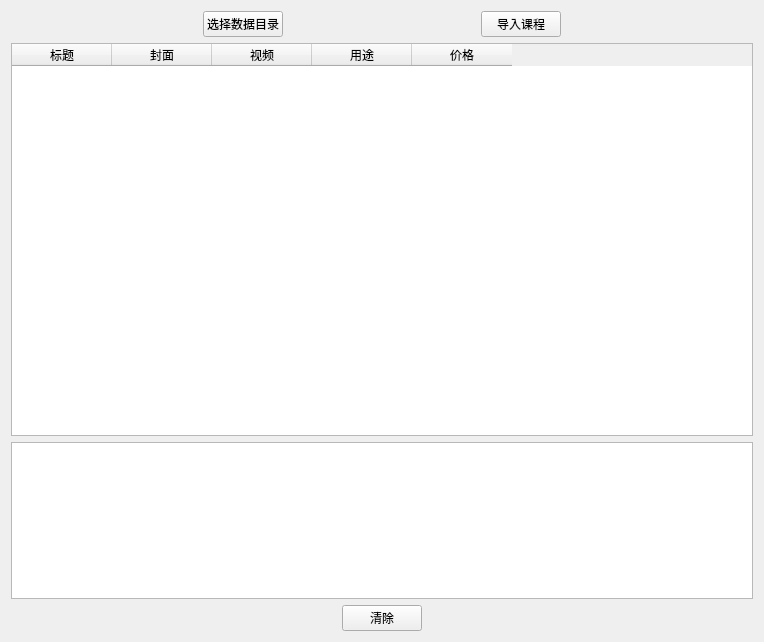
<?xml version="1.0" encoding="UTF-8"?>
<ui version="4.0">
 <class>Form</class>
 <widget class="QWidget" name="Form">
  <property name="geometry">
   <rect>
    <x>0</x>
    <y>0</y>
    <width>764</width>
    <height>642</height>
   </rect>
  </property>
  <property name="windowTitle">
   <string>Form</string>
  </property>
  <layout class="QVBoxLayout" name="verticalLayout_2">
   <item>
    <layout class="QHBoxLayout" name="horizontalLayout_2">
     <item>
      <spacer name="horizontalSpacer_3">
       <property name="orientation">
        <enum>Qt::Horizontal</enum>
       </property>
       <property name="sizeHint" stdset="0">
        <size>
         <width>40</width>
         <height>20</height>
        </size>
       </property>
      </spacer>
     </item>
     <item>
      <widget class="QPushButton" name="pushButton_ChooseDir">
       <property name="text">
        <string>选择数据目录</string>
       </property>
      </widget>
     </item>
     <item>
      <spacer name="horizontalSpacer_4">
       <property name="orientation">
        <enum>Qt::Horizontal</enum>
       </property>
       <property name="sizeHint" stdset="0">
        <size>
         <width>40</width>
         <height>20</height>
        </size>
       </property>
      </spacer>
     </item>
     <item>
      <widget class="QPushButton" name="pushButton_Import">
       <property name="text">
        <string>导入课程</string>
       </property>
      </widget>
     </item>
     <item>
      <spacer name="horizontalSpacer_5">
       <property name="orientation">
        <enum>Qt::Horizontal</enum>
       </property>
       <property name="sizeHint" stdset="0">
        <size>
         <width>40</width>
         <height>20</height>
        </size>
       </property>
      </spacer>
     </item>
    </layout>
   </item>
   <item>
    <layout class="QVBoxLayout" name="verticalLayout" stretch="5,2">
     <item>
      <widget class="QTableWidget" name="tableWidget">
       <column>
        <property name="text">
         <string>标题</string>
        </property>
       </column>
       <column>
        <property name="text">
         <string>封面</string>
        </property>
       </column>
       <column>
        <property name="text">
         <string>视频</string>
        </property>
       </column>
       <column>
        <property name="text">
         <string>用途</string>
        </property>
       </column>
       <column>
        <property name="text">
         <string>价格</string>
        </property>
       </column>
      </widget>
     </item>
     <item>
      <widget class="QTextBrowser" name="textBrowser"/>
     </item>
    </layout>
   </item>
   <item>
    <layout class="QHBoxLayout" name="horizontalLayout">
     <item>
      <spacer name="horizontalSpacer">
       <property name="orientation">
        <enum>Qt::Horizontal</enum>
       </property>
       <property name="sizeHint" stdset="0">
        <size>
         <width>40</width>
         <height>20</height>
        </size>
       </property>
      </spacer>
     </item>
     <item>
      <widget class="QPushButton" name="pushButton_clear">
       <property name="text">
        <string>清除</string>
       </property>
      </widget>
     </item>
     <item>
      <spacer name="horizontalSpacer_2">
       <property name="orientation">
        <enum>Qt::Horizontal</enum>
       </property>
       <property name="sizeHint" stdset="0">
        <size>
         <width>40</width>
         <height>20</height>
        </size>
       </property>
      </spacer>
     </item>
    </layout>
   </item>
  </layout>
 </widget>
 <resources/>
 <connections/>
</ui>
